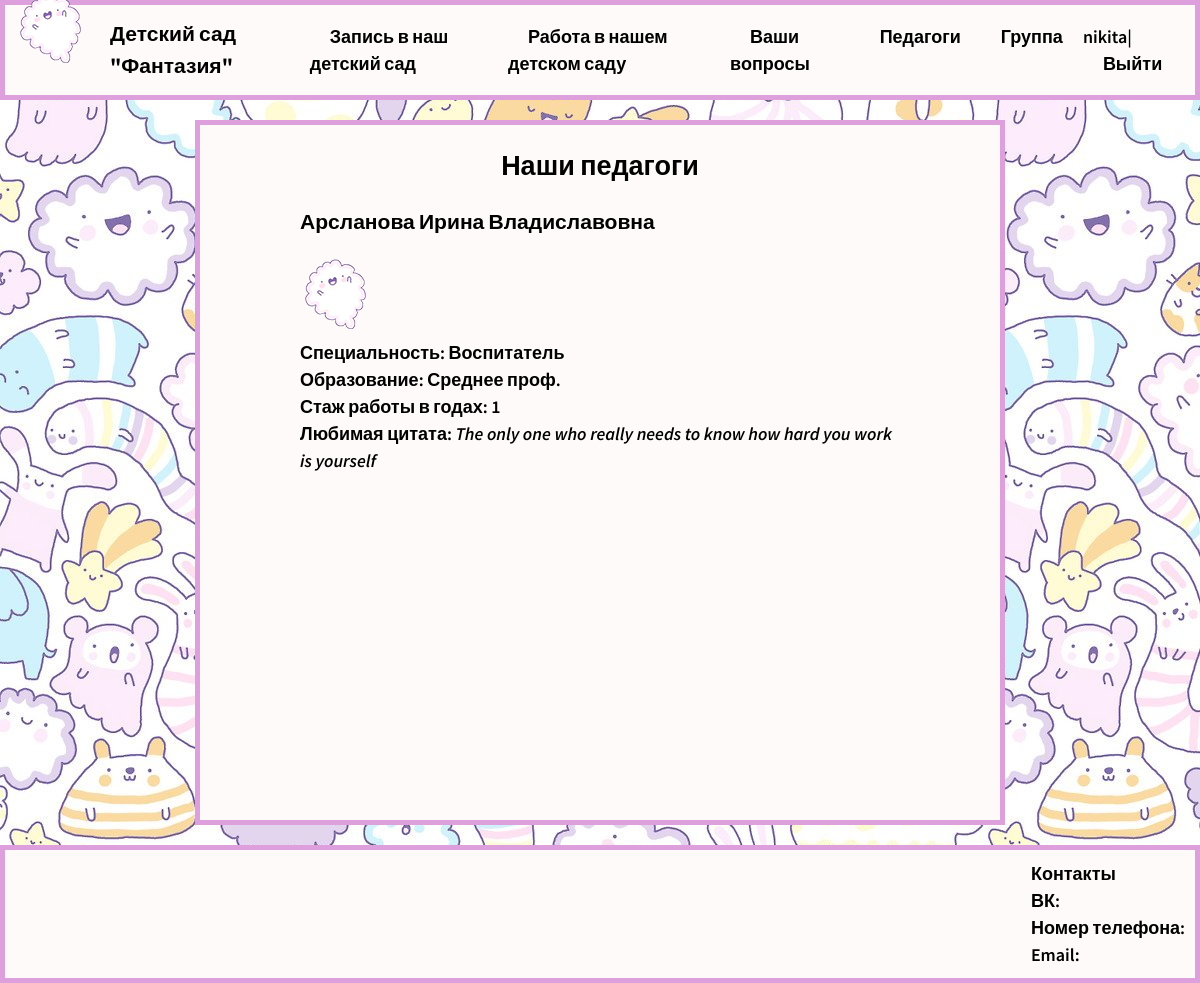
/teachers/ (signed in), run on the app's committed database.
### teachers/models.py (models this page shows)
class Teacher(models.Model):
    specialization = [
        ('Воспитатель', 'Воспитатель'),
        ('Помощник воспитателя', 'Помощник воспитателя'),
        ('Педагог доп. образования', 'Педагог доп. образования'),
        ('Спец', 'Спец'),
    ]
    educations = [
        ('Основное общее', 'Основное общее'),
        ('Среднее общее', 'Среднее общее'),
        ('Среднее проф.', 'Среднее проф.'),
        ('Высшее', 'Высшее'),
    ]
    full_name = models.CharField(
        verbose_name='Ф.И.О.',
        max_length=50,
    )
    specialization = models.CharField(
        verbose_name='Специальность',
        max_length=50,
        choices=specialization,
    )
    education = models.CharField(
        verbose_name='Образование',
        max_length=50,
        choices=educations,
    )
    experience = models.IntegerField(verbose_name='Стаж работы')
    quote = models.CharField(
        verbose_name='Цитата',
        max_length=100,
        )
    photo = models.ImageField(
        verbose_name='Фото',
        upload_to='photos',
    )
    class Meta:
        verbose_name='Педагог'
        verbose_name_plural='Педагоги'

### teachers/views.py (the view)
# urls.py: path("teachers/", Teachers.as_view(), name = "teachers"),
class Teachers(ListView):
    model = Teacher
    template_name = 'teachers.html'
    context_object_name = 'teachers'
    extra_context = {
        'title': 'Детский сад "Фантазия": Педагоги',
        'header': "Наши педагоги",
    }

### application/templates/teachers.html
{% extends "base.html" %}
{% block content%}
{% for t in teachers %}
<div class="content">
    <h3>{{ t.full_name }}</h3>
    <p><img src="{{t.photo.url}}"></p>
    <p>Специальность: {{ t.specialization }}</p>
    <p>Образование: {{ t.education }}</p>
    <p>Стаж работы в годах: {{ t.experience }}</p>
    <p>Любимая цитата: <em>{{ t.quote }}</em></p>
</div>
{% endfor %}
{% endblock content %}

### application/templates/base.html (shortened to what this page needs)
<!DOCTYPE html>
{% load static %}
<html>
    <head>
        <link type="text/css" rel="stylesheet" href="{% static 'css/styles.css' %}" />
    </head>
    <body>
        <section>
            <header class="header style">
                <nav>
                    <ul class="main">
                        <li><a href="{% url 'home' %}"><img src="/static/img/ch.png"></a></li>
                        <li><a href="{% url 'home' %}" class="header_h"><h1>Детский сад "Фантазия"</h1></a></li>
                    </ul>
                </nav>
                <nav>
                    <ul class="menu">
                        <li><a href="{% url 'child_app' %}">Запись в наш детский сад</a></li>
                        <li><a href="{% url 'teacher_app' %}">Работа в нашем детском саду</a></li>
                        <li><a href="{% url 'question' %}">Ваши вопросы</a></li>
                        <li><a href="{% url 'teachers' %}">Педагоги</a></li>
                        {% if request.user.is_authenticated %}
                        <li><a href="{% url 'children' %}">Группа</a></li>
                        <li><p>{{user.username}}|<a href="{% url 'logout' %}">Выйти</a></p></li>
                        {% else %}
                        <li><a href="{% url 'login' %}">Войти как педагог</a></li>
                        {% endif %}
                    </ul>
                </nav>
            </header>
        </section>
        <section class="content_wrap style">
            <h2 class="label">{{header}}</h2>
            {% block content%}
            {% endblock content %}
        </section>
        <section class="footer_wrap style">
            <footer>
                <p>Контакты</p>
                <p>ВК:</p>
                <p>Номер телефона:</p>
                <p>Email:</p>
            </footer>
        </section>
    </body>
</html>

### application/static/css/styles.css (style rules this page uses)
* { padding: 0; margin: 0; }
body { padding: 0; background-image: url("/static/img/jy.jpg"); background-attachment: fixed; line-height: 1.5; font-family: 'Source Sans Pro', sans-serif; font-size: 18px; font-weight: 600; }
h3 { margin: 20px auto; }
.header { display: flex; justify-content: space-between; box-sizing: border-box; align-items: center; padding-right: 20px; height: 100px; }
.content_wrap { margin: 20px auto; width: 800px; min-height: 695px; }
.content { margin: 0 auto; box-sizing: border-box; max-width: 600px; }
.footer_wrap { padding: 10px; justify-content: right; display: flex; }
.label { text-align: center; margin: 20px auto; }
.style { background-color: snow; border: solid 5px plum; }
.main { display: flex; list-style: none; }
.main li a { margin-left: 10px; margin-right: 20px; color: #000; text-decoration: none; }
.menu { display: flex; list-style: none; }
.menu li { margin-left: 20px; }
.menu li a { margin-left: 20px; color: #000; text-decoration: none; }

### data on the page
Teacher: full_name "Арсланова Ирина Владиславовна", photo (picture), specialization "Воспитатель", education "Среднее проф.", experience "1", quote "The only one who really needs to know how hard you work is yourself"

### other printed values
{{ user.username }} "nikita"
{{ header }} "Наши педагоги"
